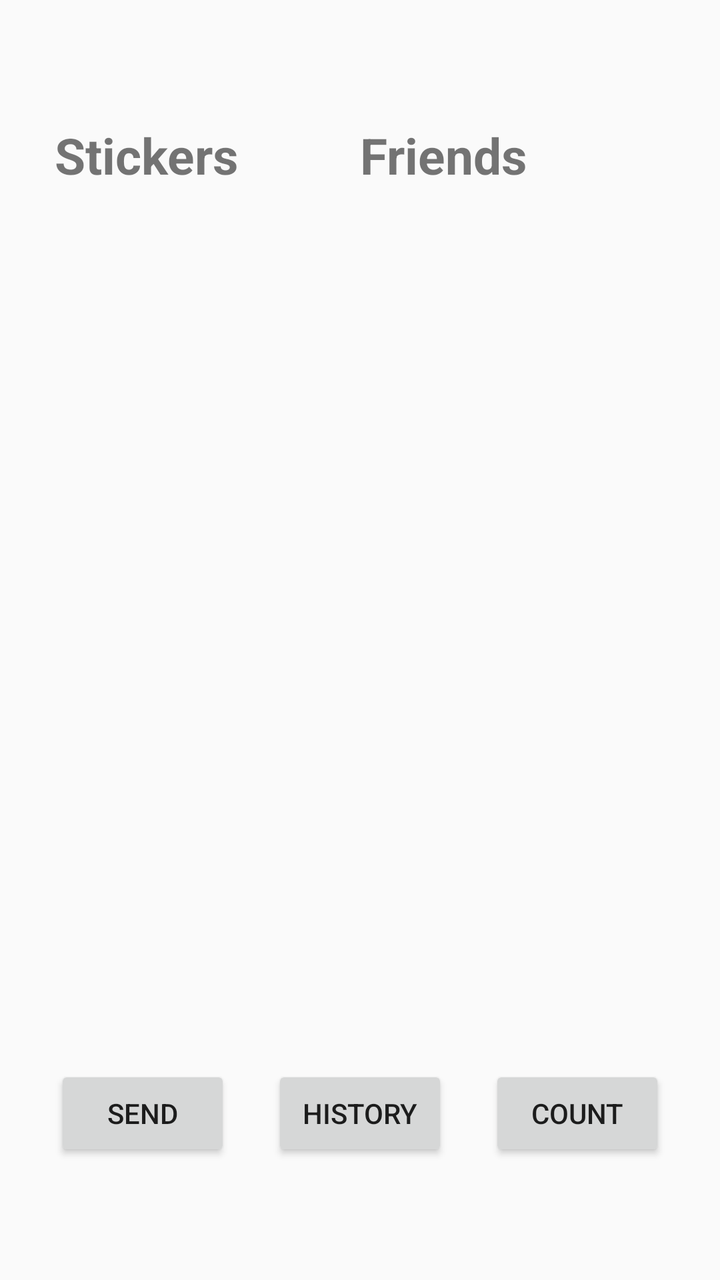
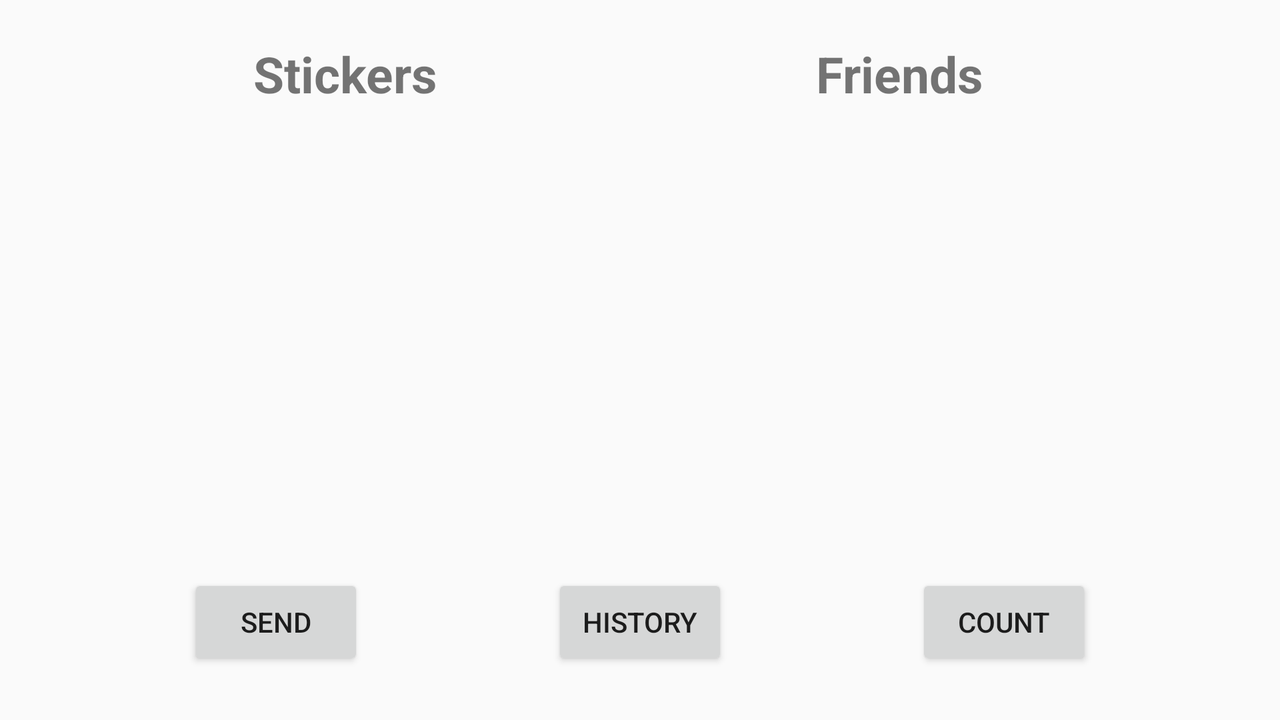

The same Android screen from two of the app's own layout files: first res/layout/ as a phone draws it, then the repository's variant for another configuration, drawn on a device whose configuration selects that folder. Both files follow.
<!-- AndroidManifest.xml: application theme Theme.CS5520GroupProject -->
<!-- res/layout/sticker_homepage_layout.xml -->
<?xml version="1.0" encoding="utf-8"?>
<androidx.constraintlayout.widget.ConstraintLayout xmlns:android="http://schemas.android.com/apk/res/android"
    xmlns:app="http://schemas.android.com/apk/res-auto"
    xmlns:tools="http://schemas.android.com/tools"
    android:layout_width="match_parent"
    android:layout_height="match_parent">

    <TextView
        android:id="@+id/FriendText"
        android:layout_width="wrap_content"
        android:layout_height="wrap_content"
        android:layout_marginEnd="96dp"
        android:text="Friends"
        android:textSize="25dp"
        android:textStyle="bold"
        app:layout_constraintBottom_toBottomOf="parent"
        app:layout_constraintEnd_toEndOf="parent"
        app:layout_constraintTop_toTopOf="parent"
        app:layout_constraintVertical_bias="0.1" />

    <androidx.recyclerview.widget.RecyclerView
        android:id="@+id/stickerList"
        android:layout_width="140dp"
        android:layout_height="394dp"
        android:padding="5dp"
        app:layout_constraintBottom_toTopOf="@id/send"
        app:layout_constraintEnd_toStartOf="@id/friendList"
        app:layout_constraintHeight_percent=".875"
        app:layout_constraintHorizontal_bias="0.132"
        app:layout_constraintStart_toStartOf="parent"
        app:layout_constraintTop_toBottomOf="@id/stickerText"
        app:layout_constraintVertical_bias="0.358"
        tools:ignore="MissingConstraints" />

    <TextView
        android:id="@+id/stickerText"
        android:layout_width="wrap_content"
        android:layout_height="wrap_content"
        android:text="Stickers"
        android:textSize="25dp"
        android:textStyle="bold"
        app:layout_constraintBottom_toBottomOf="parent"
        app:layout_constraintEnd_toStartOf="@+id/FriendText"
        app:layout_constraintHorizontal_bias="0.311"
        app:layout_constraintStart_toStartOf="parent"
        app:layout_constraintTop_toTopOf="parent"
        app:layout_constraintVertical_bias="0.1" />

    <androidx.recyclerview.widget.RecyclerView
        android:id="@+id/friendList"
        android:layout_width="129dp"
        android:layout_height="281dp"
        android:layout_marginStart="32dp"
        android:layout_marginEnd="32dp"
        android:padding="5dp"
        app:layout_constraintBottom_toBottomOf="parent"
        app:layout_constraintBottom_toTopOf="@id/history"
        app:layout_constraintEnd_toEndOf="parent"
        app:layout_constraintHeight_percent=".875"
        app:layout_constraintStart_toEndOf="@id/stickerList"
        app:layout_constraintTop_toBottomOf="@+id/FriendText"
        app:layout_constraintVertical_bias="0.179"
        tools:ignore="MissingConstraints" />

    <Button
        android:id="@+id/send"
        android:layout_width="wrap_content"
        android:layout_height="wrap_content"
        android:text="send"
        app:layout_constraintBottom_toBottomOf="parent"
        app:layout_constraintEnd_toEndOf="parent"
        app:layout_constraintStart_toStartOf="parent"
        app:layout_constraintTop_toTopOf="parent"
        app:layout_constraintVertical_bias="0.9"
        app:layout_constraintHorizontal_bias="0.1"/>

    <Button
        android:id="@+id/history"
        android:layout_width="wrap_content"
        android:layout_height="wrap_content"
        android:text="history"
        app:layout_constraintBottom_toBottomOf="parent"
        app:layout_constraintEnd_toEndOf="parent"
        app:layout_constraintStart_toStartOf="parent"
        app:layout_constraintTop_toTopOf="parent"
        app:layout_constraintVertical_bias="0.9"
        app:layout_constraintHorizontal_bias="0.5" />

    <Button
        android:id="@+id/count"
        android:layout_width="wrap_content"
        android:layout_height="wrap_content"
        android:text="count"
        app:layout_constraintBottom_toBottomOf="parent"
        app:layout_constraintEnd_toEndOf="parent"
        app:layout_constraintStart_toStartOf="parent"
        app:layout_constraintTop_toTopOf="parent"
        app:layout_constraintVertical_bias="0.9"
        app:layout_constraintHorizontal_bias="0.9" />


</androidx.constraintlayout.widget.ConstraintLayout>
<!-- resources referenced by this layout -->
<resources>
  <style name="Theme.CS5520GroupProject" parent="Theme.AppCompat.Light.DarkActionBar">
          
          <item name="colorPrimary">@color/purple_500</item>
          <item name="colorPrimaryDark">@color/purple_700</item>
          <item name="colorAccent">@color/teal_200</item>
          
      </style>
  <color name="purple_500">#FF6200EE</color>
  <color name="purple_700">#FF3700B3</color>
  <color name="teal_200">#FF03DAC5</color>
</resources>
<!-- res/layout-land/sticker_homepage_layout.xml (the repository's variant of the layout above) -->
<!-- drawn on the phone turned sideways -->
<?xml version="1.0" encoding="utf-8"?>
<androidx.constraintlayout.widget.ConstraintLayout xmlns:android="http://schemas.android.com/apk/res/android"
    xmlns:app="http://schemas.android.com/apk/res-auto"
    xmlns:tools="http://schemas.android.com/tools"
    android:layout_width="match_parent"
    android:layout_height="match_parent">

    <TextView
        android:id="@+id/FriendText"
        android:layout_width="wrap_content"
        android:layout_height="wrap_content"
        android:layout_marginTop="20dp"
        android:layout_marginEnd="148dp"
        android:text="Friends"
        android:textSize="25dp"
        android:textStyle="bold"
        app:layout_constraintEnd_toEndOf="parent"
        app:layout_constraintTop_toTopOf="parent" />

    <androidx.recyclerview.widget.RecyclerView
        android:id="@+id/stickerList"
        android:layout_width="146dp"
        android:layout_height="173dp"
        android:padding="5dp"
        app:layout_constraintBottom_toTopOf="@id/send"
        app:layout_constraintEnd_toStartOf="@id/friendList"
        app:layout_constraintHeight_percent=".875"
        app:layout_constraintHorizontal_bias="0.132"
        app:layout_constraintStart_toStartOf="parent"
        app:layout_constraintTop_toBottomOf="@id/stickerText"
        app:layout_constraintVertical_bias="0.493"
        tools:ignore="MissingConstraints" />

    <TextView
        android:id="@+id/stickerText"
        android:layout_width="wrap_content"
        android:layout_height="wrap_content"
        android:layout_marginTop="20dp"
        android:text="Stickers"
        android:textSize="25dp"
        android:textStyle="bold"
        app:layout_constraintEnd_toStartOf="@+id/FriendText"
        app:layout_constraintHorizontal_bias="0.401"
        app:layout_constraintStart_toStartOf="parent"
        app:layout_constraintTop_toTopOf="parent" />

    <androidx.recyclerview.widget.RecyclerView
        android:id="@+id/friendList"
        android:layout_width="140dp"
        android:layout_height="159dp"
        android:layout_marginStart="32dp"
        android:padding="5dp"
        app:layout_constraintBottom_toBottomOf="parent"
        app:layout_constraintBottom_toTopOf="@id/history"
        app:layout_constraintEnd_toEndOf="parent"
        app:layout_constraintHeight_percent=".875"
        app:layout_constraintHorizontal_bias="0.5"
        app:layout_constraintStart_toEndOf="@+id/stickerList"
        app:layout_constraintTop_toBottomOf="@+id/FriendText"
        app:layout_constraintVertical_bias="0.426"
        tools:ignore="MissingConstraints" />

    <Button
        android:id="@+id/send"
        android:layout_width="wrap_content"
        android:layout_height="wrap_content"
        android:text="send"
        app:layout_constraintBottom_toBottomOf="parent"
        app:layout_constraintEnd_toStartOf="@+id/history"
        app:layout_constraintStart_toStartOf="parent"
        app:layout_constraintTop_toTopOf="parent"
        app:layout_constraintVertical_bias="0.92" />

    <Button
        android:id="@+id/history"
        android:layout_width="wrap_content"
        android:layout_height="wrap_content"
        android:text="history"
        app:layout_constraintBottom_toBottomOf="parent"
        app:layout_constraintEnd_toStartOf="@+id/count"
        app:layout_constraintHorizontal_bias="0.5"
        app:layout_constraintStart_toEndOf="@+id/send"
        app:layout_constraintTop_toTopOf="parent"
        app:layout_constraintVertical_bias="0.92" />

    <Button
        android:id="@+id/count"
        android:layout_width="wrap_content"
        android:layout_height="wrap_content"
        android:text="count"
        app:layout_constraintBottom_toBottomOf="parent"
        app:layout_constraintEnd_toEndOf="parent"
        app:layout_constraintStart_toEndOf="@+id/history"
        app:layout_constraintTop_toTopOf="parent"
        app:layout_constraintVertical_bias="0.92" />


</androidx.constraintlayout.widget.ConstraintLayout>
